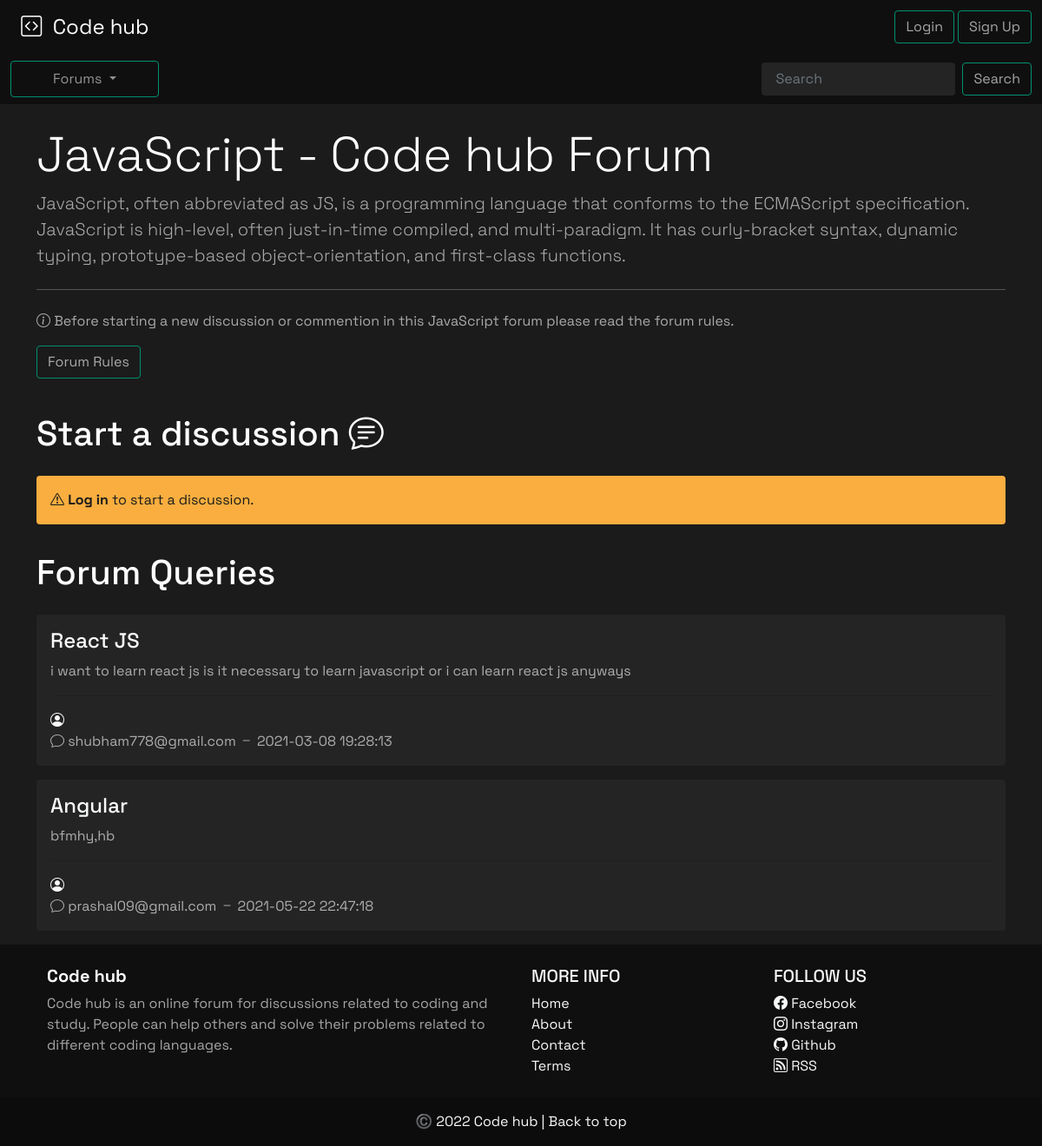
Before: /threadlist.php?id=2 with the older database file.
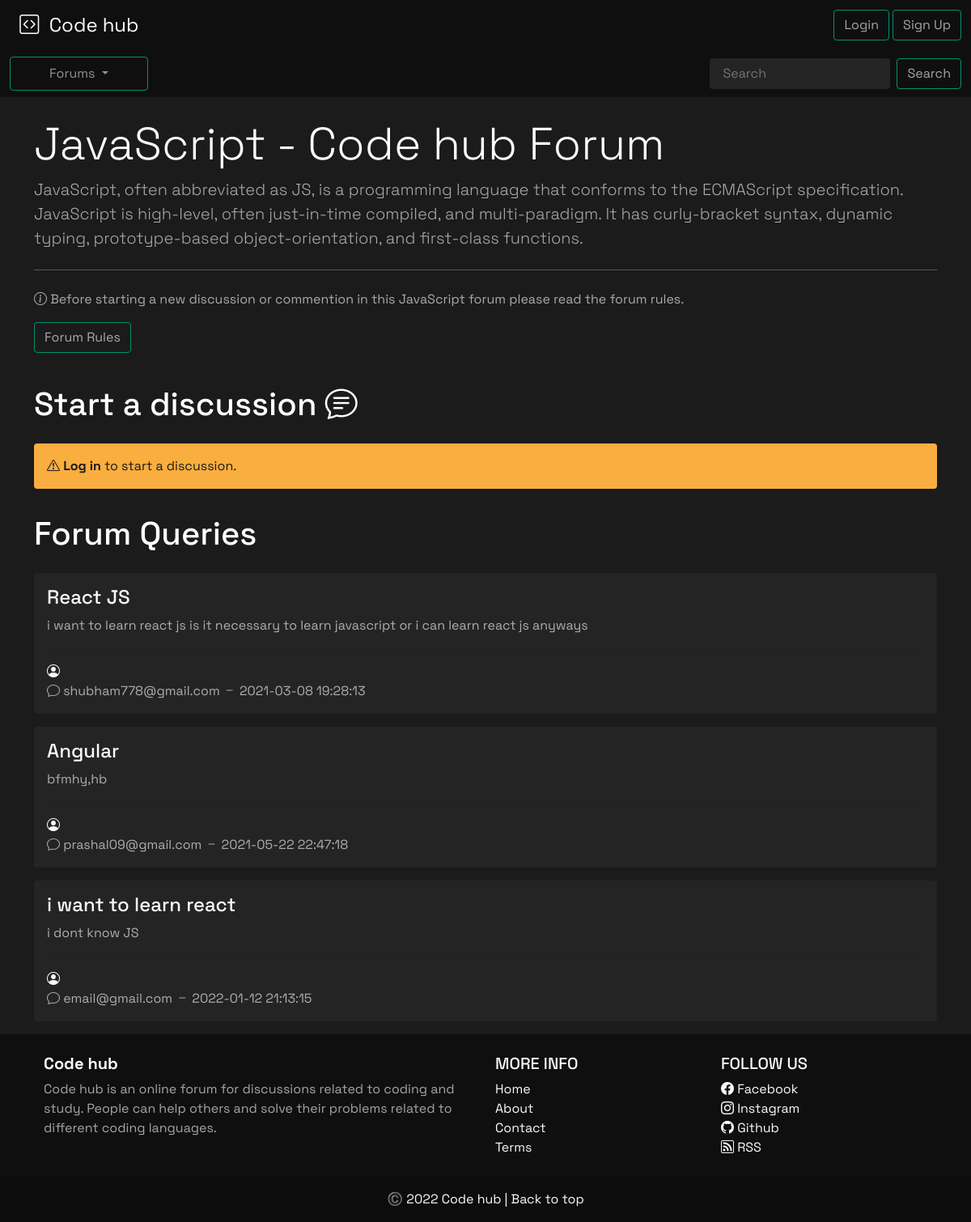
After: the same page with the newer database file.
### tables this page shows
CREATE TABLE `threads` (
  `thread_id` int(7) NOT NULL,
  `thread_title` varchar(255) NOT NULL,
  `thread_description` text NOT NULL,
  `thread_forum_id` int(7) NOT NULL,
  `thread_user_id` int(7) NOT NULL,
  `timestamp` datetime NOT NULL DEFAULT current_timestamp()
);

CREATE TABLE `users` (
  `sno` int(8) NOT NULL,
  `user_email` varchar(30) NOT NULL,
  `user_password` varchar(255) NOT NULL,
  `timestamp` datetime NOT NULL DEFAULT current_timestamp()
);

### threadlist.php (the view, shortened to what this page needs)
<!doctype html>
<html lang="en">
<head>
  <link href="https://cdn.jsdelivr.net/npm/bootstrap@5.0.0-beta2/dist/css/bootstrap.min.css" rel="stylesheet">
  <link rel="stylesheet" href="assets/index.css">
  <link rel="stylesheet" href="https://cdn.jsdelivr.net/npm/bootstrap-icons@1.4.0/font/bootstrap-icons.css">
</head>
<body>
  <?php
    include 'assets/components/_header.php';
  ?>
  <?php
    include 'assets/components/_connectdb.php';
  ?>
  <?php
    $id = $_GET['id'];
    $sql = "SELECT * FROM `catogaries` WHERE id=$id";
    $result = mysqli_query($conn, $sql);
    while($row = mysqli_fetch_assoc($result)){
      $forumname = $row['name'];
      $forumdesc = $row['description'];
    }
  ?>
  <div class="container my-4">
    <div class="jumbotron">
      <h1 class="display-4">
        <?php
          echo $forumname;
        ?> - Code hub Forum
      </h1>
      <p class="lead">
        <?php
          echo $forumdesc;
        ?>
      </p>
      <hr class="my-4">
      <p>
        <i class="bi bi-info-circle"></i>
        Before starting a new discussion or commention in this
        <?php
          echo $forumname;
        ?> forum please read the forum rules.
      </p>
      <p class="lead">
        <a class="btn btn-outline-success" href="rules.php" role="button">Forum Rules</a>
      </p>
    </div>
  </div>
  <?php
    if(isset($_SESSION['loggedin']) && $_SESSION['loggedin']==true){
      echo '
      <div class="container">
        <h1 class="py-3">Start a discussion
          <i class="bi bi-chat-text"></i>
        </h1>
        <form class="my-3" action="' . $_SERVER["REQUEST_URI"] . '" method="post">
          <div class="mb-3">
            <label class="form-label">Title</label>
            <input type="text" class="form-control" id="title" name="title" aria-describedby="Help" required>
            <div id="Help" class="form-text">Keep the title specific.</div>
          </div>
          <div class="mb-3">
            <label class="form-label">Description</label>
            <textarea class="form-control" id="description" name="description" rows="3" required></textarea>
          </div>
          <input type="hidden" name="sno" value="'. $_SESSION["sno"]. '">
          <button type="submit" class="btn btn-outline-success" id="liveToastBtn">Submit</button>
        </form>
      </div>';
    }
    else{
      echo '
      <div class="container">
        <h1 class="py-3">Start a discussion
          <i class="bi bi-chat-text"></i>
        </h1>
        <div class="alert alert-warning" role="alert">
          <i class="bi bi-exclamation-triangle"></i>
          <strong> Log in </strong> to start a discussion.
        </div>
      </div> ';
    }
  ?>
  <div class="container">
    <h1 class="py-3">Forum Queries</h1>
    <?php
      $id = $_GET['id'];
      $sql = "SELECT * FROM `threads` WHERE thread_forum_id=$id";
      $result = mysqli_query($conn, $sql);
      while($row = mysqli_fetch_assoc($result)){
        $id = $row['thread_id'];
        $title = $row['thread_title'];
        $titledesc = $row['thread_description'];
        $threadtime = $row['timestamp'];
        $threaduserid = $row['thread_user_id'];
        $sql2 = "SELECT user_email FROM `users` WHERE sno='$threaduserid'";
        $result2 = mysqli_query($conn, $sql2);
        $row2 = mysqli_fetch_assoc($result2);
        echo '
        <div class="alert alert-dark" role="thread">
          <h4 class="alert-heading">
            <a class="text-light text-decoration-none" href="thread.php?threadid=' . $id . '">' . $title . '</a>
          </h4>
          <p>  ' . $titledesc . ' </p>
          <hr>
          <i class="bi bi-person-circle text-light"></i>
          <p class="mb-0 "><i class="bi bi-chat"></i> ' . $row2 ['user_email'] . ' <i class="bi bi-dash"></i> ' . $threadtime . '</p>
        </div>';
      }
    ?>
  </div>
  <?php
    include 'assets/components/_footer.php';
  ?>
</body>
</html>

Changed rows visible on the page:
added threads: thread_title "i want to learn react", thread_description "i dont know JS", users.user_email "email@gmail.com", timestamp "2022-01-12 21:13:15"
